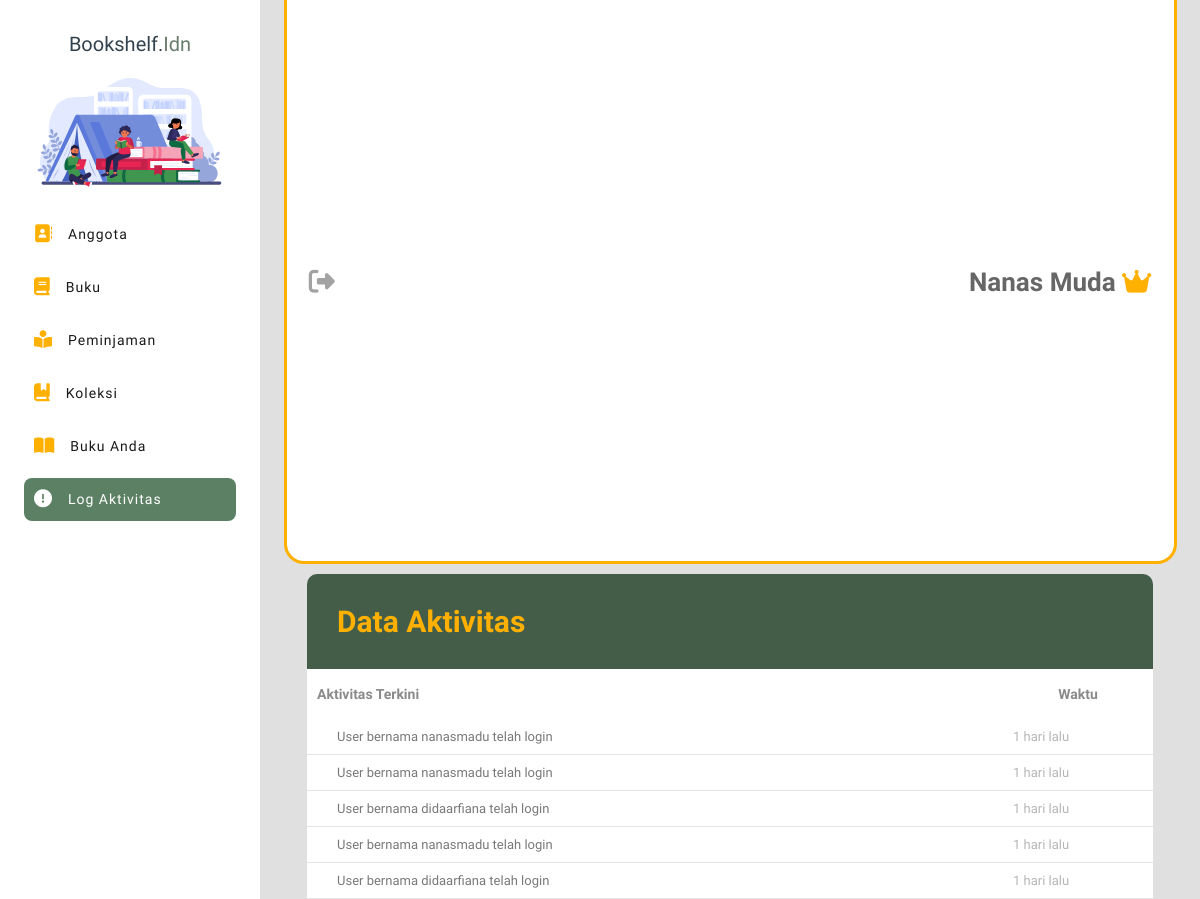
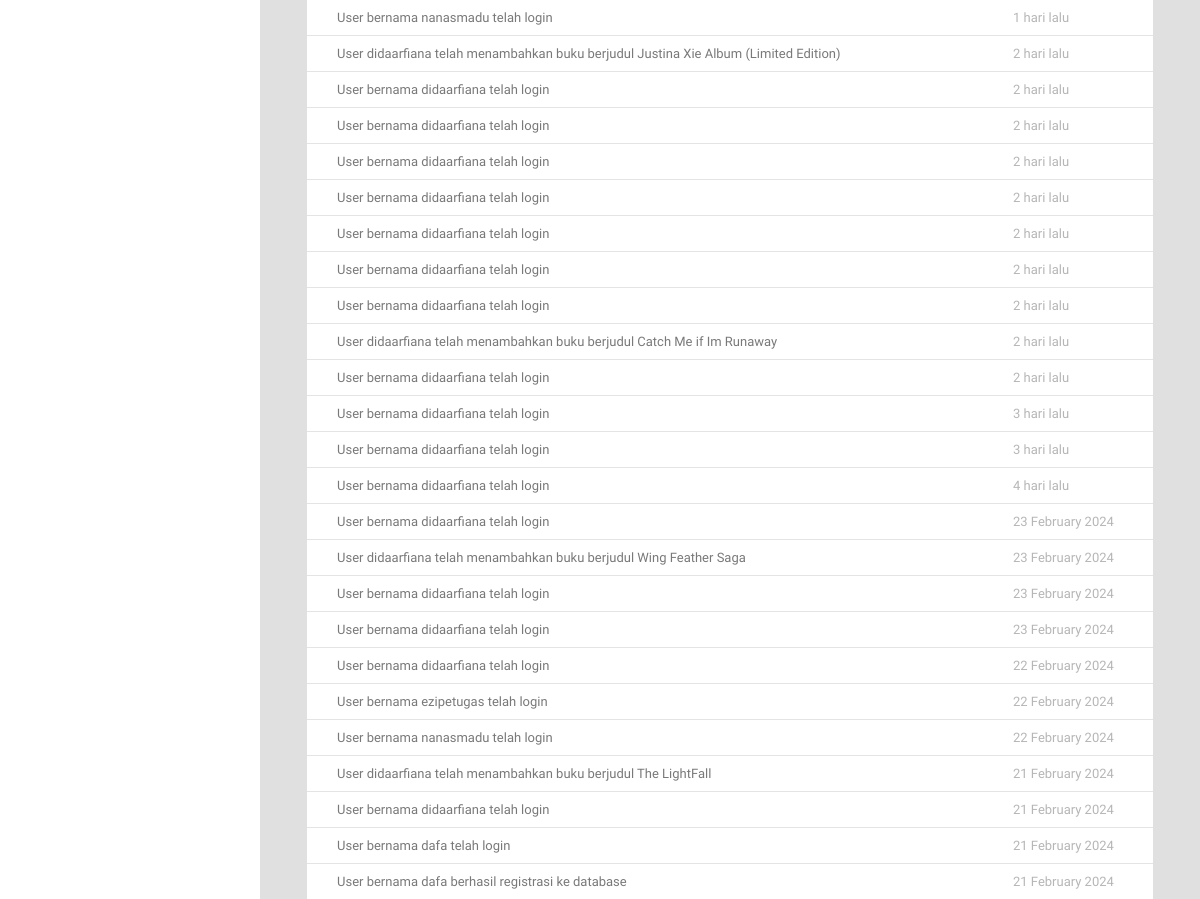
The page /admin_petugas/logs_data.php (signed in, upper part) on the database as committed earlier (2 pictures, top to bottom).
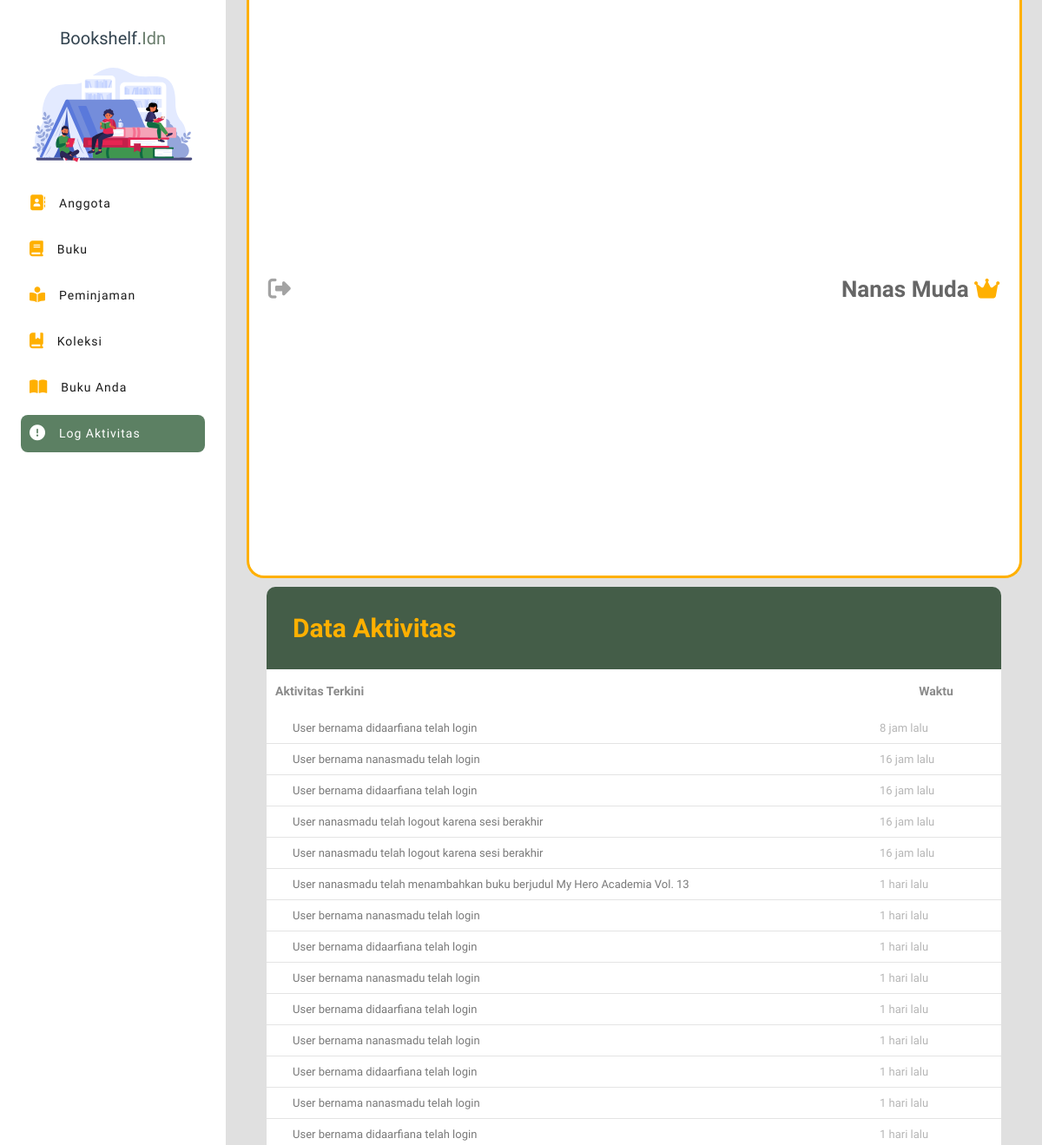
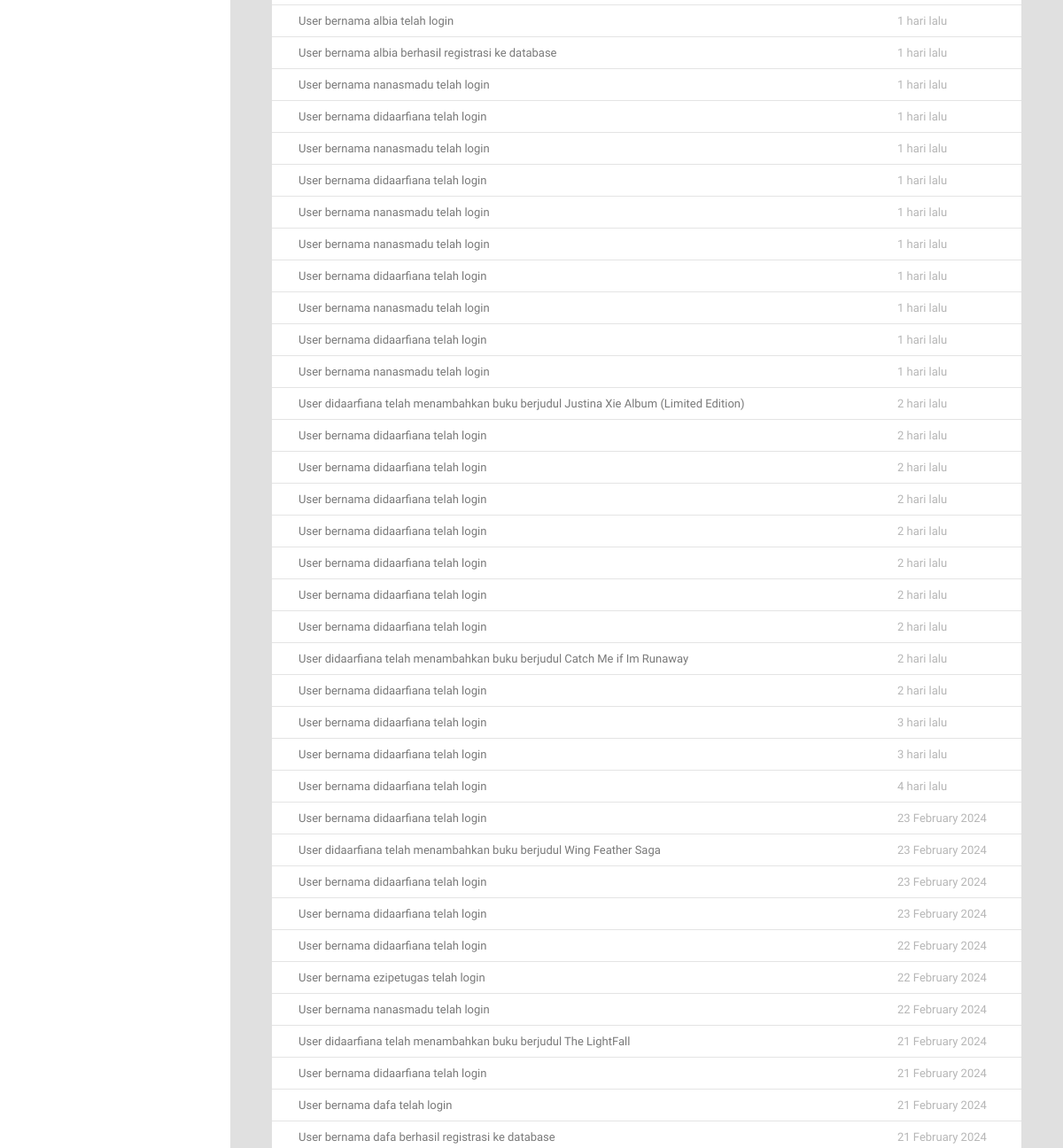
The same page on the database as committed later (2 pictures, top to bottom).
### tables this page shows
CREATE TABLE `c_logs` (
  `logsID` int(11) NOT NULL,
  `detail_histori` text NOT NULL,
  `created_at` timestamp NOT NULL DEFAULT current_timestamp() ON UPDATE current_timestamp()
);

### admin_petugas/logs_data.php (the view, shortened to what this page needs)
<?php
    include "../koneksi.php";
    $query = "SELECT detail_histori, created_at FROM c_logs ORDER BY created_at DESC";
    $result = mysqli_query($koneksi, $query);
    function formatWaktu($timestamp) {
        $selisihDetik = time() - strtotime($timestamp);
        if ($selisihDetik >= 604800) {
            return date("d F Y", strtotime($timestamp));
        } elseif ($selisihDetik >= 86400) {
            return floor($selisihDetik / 86400) . " hari lalu";
        } elseif ($selisihDetik >= 3600) {
            return floor($selisihDetik / 3600) . " jam lalu";
        } else {
            return floor($selisihDetik / 60) . " menit lalu";
        }
    }
?>
<!DOCTYPE html>
<html lang="en">
<head>
    <link rel="stylesheet" href="../css/logs.css?v=<?php echo time(); ?>">
</head>
<body>
    <?php require '../sidebar.php'?>
    <?php require 'navbar.php'?>
    <div class="card">
        <h5 class="card-header">Data Aktivitas</h5>
        <div class="table-responsive">
            <table class="table-hover">
                <thead class="head-table">
                    <tr>
                        <th>Aktivitas Terkini</th>
                        <th>Waktu</th>
                    </tr>
                </thead>
                <tbody class="table-body">
                    <?php
                    while ($row = mysqli_fetch_assoc($result)) {
                        echo "<tr>";
                        echo "<td>" . $row['detail_histori'] . "</td>";
                        echo "<td class='time-text'>" . formatWaktu($row['created_at']) . "</td>";
                        echo "</tr>";
                    }
                    ?>
                </tbody>
            </table>
        </div>
    </div>
</body>
</html>

### sidebar.php (shortened to what this page needs)
<?php
$sidebar_items = array();
if (isset($_SESSION['acces_level'])) {
    $access_level = $_SESSION['acces_level'];
    switch ($access_level) {
        case 'admin' OR 'super_admin':
            $sidebar_items = array(
                array("selected-menu" => "datauser-page", "page" => "data_user.php", "icon" => "fa-regular fa-address-book", "description" => "Anggota"),
                array("selected-menu" => "buku-page", "page" => "buku.php", "icon" => "fa-solid fa-book", "description" => "Buku"),
                array("selected-menu" => "peminjaman-page", "page" => "peminjaman.php", "icon" => "fa-solid fa-book-open-reader", "description" => "Peminjaman"),
                array("selected-menu" => "koleksibuku-page", "page" => "koleksibuku.php", "icon" => "fa-solid fa-book-bookmark", "description" => "Koleksi"),
                array("selected-menu" => "bukuanda-page", "page" => "bukuanda.php", "icon" => "fa-solid fa-book-open", "description" => "Buku Anda"),
                array("selected-menu" => "logs-page", "page" => "logs_data.php", "icon" => "fa-solid fa-circle-exclamation", "description" => "Log Aktivitas")
            );
            break;
    }
}
?>
<!DOCTYPE html>
<html lang="en">
<head>
    <link rel="stylesheet" href="../css/sidebar.css?v=<?php echo time(); ?>">
    <link rel="stylesheet" href="../css/style.css">
    <link rel="stylesheet" href="https://cdnjs.cloudflare.com/ajax/libs/font-awesome/6.5.1/css/all.min.css" />
    <link rel="stylesheet" href="https://cdn.jsdelivr.net/npm/sweetalert2@11.0.20/dist/sweetalert2.min.css">
    <link rel="stylesheet" href="https://cdnjs.cloudflare.com/ajax/libs/animate.css/4.1.1/animate.min.css">
    <link rel="stylesheet" href="https://cdnjs.cloudflare.com/ajax/libs/toastr.js/latest/css/toastr.min.css">
    <link rel="stylesheet" href="../libs/perfect-scrollbar/css/perfect-scrollbar.css">
</head>
    <div class="container">
        <div class="sidebar">
            <div class="header">
                <div class="list-item">
                    <a href="">
                        <p class="logo">Bookshelf.<span>Idn</span></p>
                    </a>
                </div>
                <div class="ilustration">
                    <img src="../images/icons/ilustration.svg" alt="">
                </div>
            </div>
            <div class="main">
                <?php
                foreach ($sidebar_items as $item) {
                    echo '<div class="list-item ' . $item["selected-menu"] . '">';
                    echo '<a href="' . $item["page"] . '">';
                    echo '<div class="icon"><i class="fa-solid ' . $item["icon"] . '"></i></div>';
                    echo '<span class="description">' . $item["description"] . '</span>';
                    echo '</a>';
                    echo '</div>';
                }
                ?>
            </div>
        </div>
        <div class="main-content">
</html>

Rows that differ between the two databases and show on the page:
added c_logs: detail_histori "User bernama didaarfiana telah login", created_at "8 jam lalu"
added c_logs: detail_histori "User bernama nanasmadu telah login", created_at "16 jam lalu"
added c_logs: detail_histori "User bernama didaarfiana telah login", created_at "16 jam lalu"
added c_logs: detail_histori "User nanasmadu telah logout karena sesi berakhir", created_at "16 jam lalu"
added c_logs: detail_histori "User nanasmadu telah logout karena sesi berakhir", created_at "16 jam lalu"
added c_logs: detail_histori "User nanasmadu telah menambahkan buku berjudul My Hero Academia Vol. 13", created_at "1 hari lalu"
added c_logs: detail_histori "User bernama nanasmadu telah login", created_at "1 hari lalu"
added c_logs: detail_histori "User bernama didaarfiana telah login", created_at "1 hari lalu"
added c_logs: detail_histori "User bernama nanasmadu telah login", created_at "1 hari lalu"
added c_logs: detail_histori "User bernama didaarfiana telah login", created_at "1 hari lalu"
added c_logs: detail_histori "User bernama nanasmadu telah login", created_at "1 hari lalu"
added c_logs: detail_histori "User bernama didaarfiana telah login", created_at "1 hari lalu"
added c_logs: detail_histori "User bernama nanasmadu telah login", created_at "1 hari lalu"
added c_logs: detail_histori "User bernama didaarfiana telah login", created_at "1 hari lalu"
added c_logs: detail_histori "User bernama albia telah login", created_at "1 hari lalu"
added c_logs: detail_histori "User bernama albia berhasil registrasi ke database", created_at "1 hari lalu"
added c_logs: detail_histori "User bernama nanasmadu telah login", created_at "1 hari lalu"
added c_logs: detail_histori "User bernama didaarfiana telah login", created_at "1 hari lalu"
added c_logs: detail_histori "User bernama nanasmadu telah login", created_at "1 hari lalu"
added c_logs: detail_histori "User bernama didaarfiana telah login", created_at "1 hari lalu"
